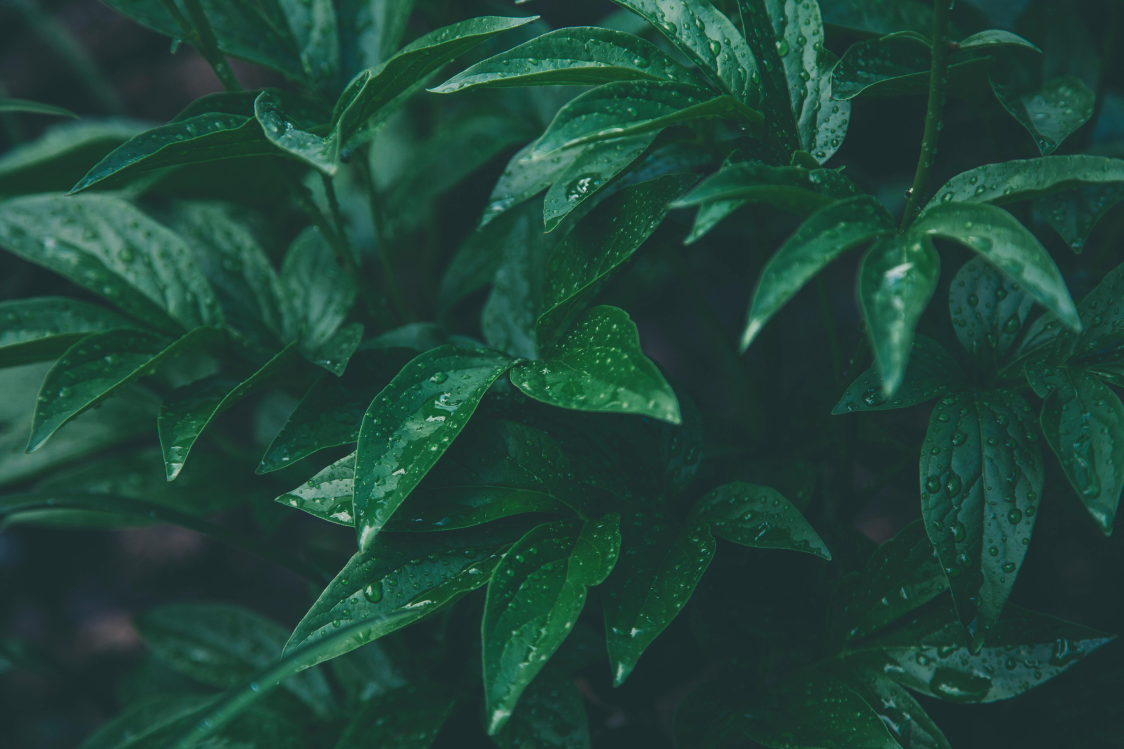
#> input picture img1.jpg, 5616 x 3744 px, found by its file name (shown at 1/5 size)
$ python escalado.py
#> lines starting #> are read from the running program, lines starting #| are printed output that depends on the picture
import numpy as np
import matplotlib.pyplot as plt #carga la librería para graficar
import cv2


img = cv2.imread('/img1.jpg')
#> img is the input picture: shape (3744, 5616, 3); mean B, G, R 57.8, 70, 32
rows,cols,ch = img.shape
#> rows = 3744; cols = 5616; ch = 3

pts1 = np.float32([[100,400],[400,100],[100,100]])
pts2 = np.float32([[50,300],[400,200],[80,150]])

M = cv2.getAffineTransform(pts1,pts2)
dst = cv2.warpAffine(img,M,(cols,rows))
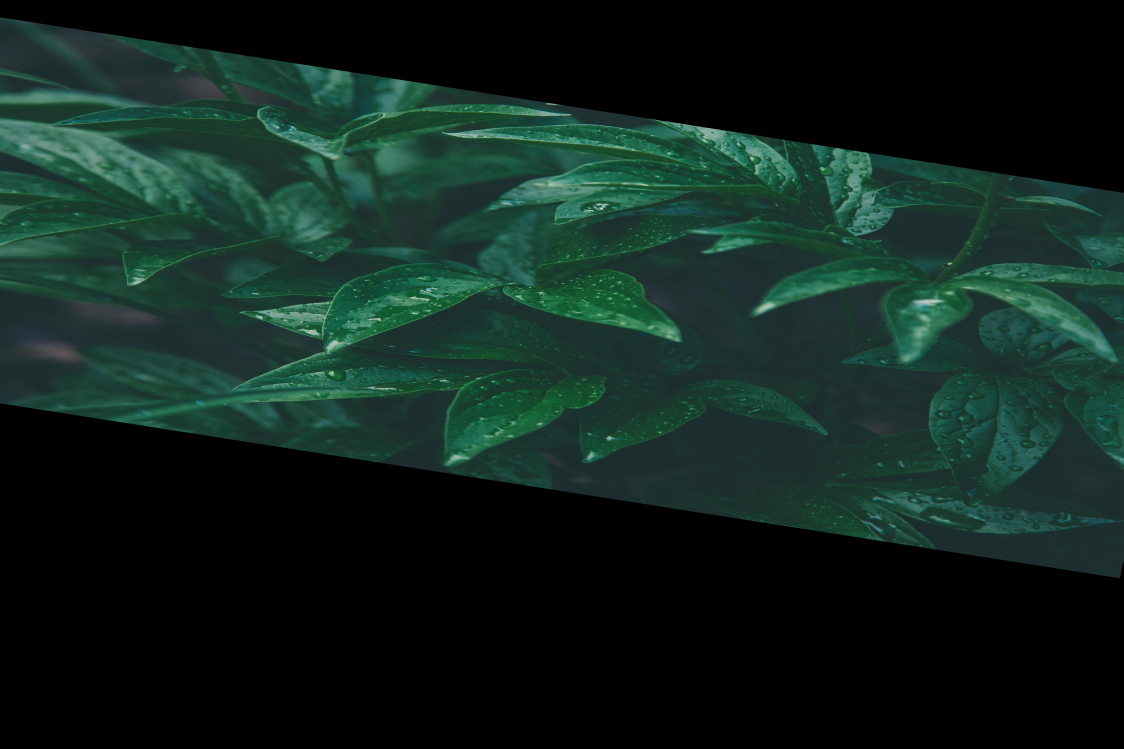
#> dst: shape (3744, 5616, 3) (shown at 1/5 size); mean B, G, R 29.8, 36.2, 16.4
plt.subplot(121),plt.imshow(img),plt.title('Input')
plt.subplot(122),plt.imshow(dst),plt.title('Output')
plt.show()
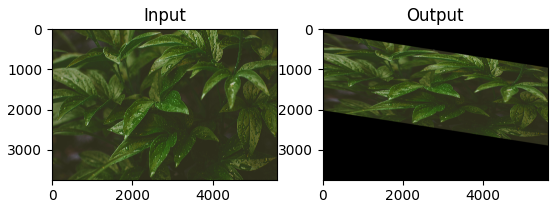
#> figure drawn by matplotlib, 2 panels; B, G, R data is drawn as R, G, B
